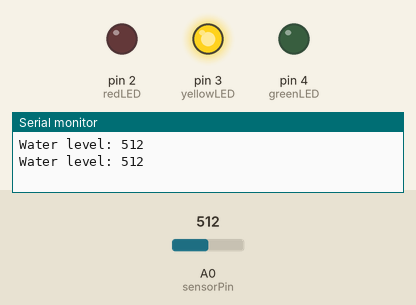
Simulated run of this sketch. Board: Arduino Uno, built with avr-gcc and run on an emulated ATmega328P. Parts: output pins drawn as LEDs (lit = HIGH), the last lines printed to the serial monitor. The inputs (shaded band) are chosen by the test bench; at power-on: A0 (sensorPin) = 512. Pins used as bus, display or sensor lines are not drawn.

Above: at 1.8 s.
1.9 s: A0 (sensorPin) set to 529
At 2.8 s:
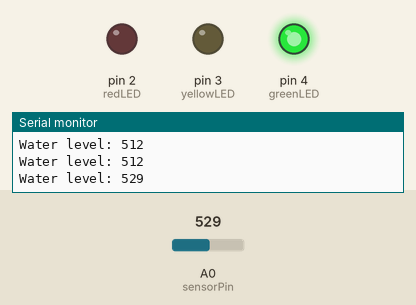
3.5 s: A0 (sensorPin) set to 410
At 5.1 s:
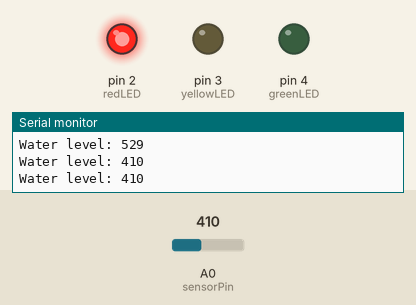
5.5 s: A0 (sensorPin) set to 439
At 7.2 s:
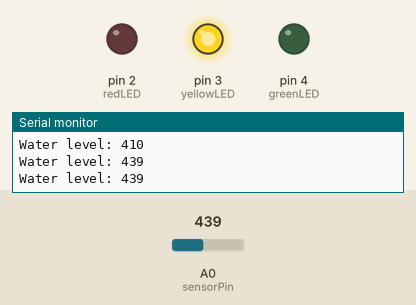
7.5 s: A0 (sensorPin) set to 530
At 8.5 s:
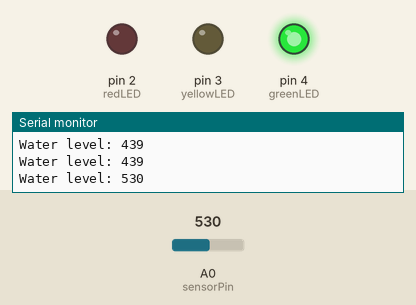
Timing chart, 0 to 10.5 s (numbered marks = the images above; inputs shaded):
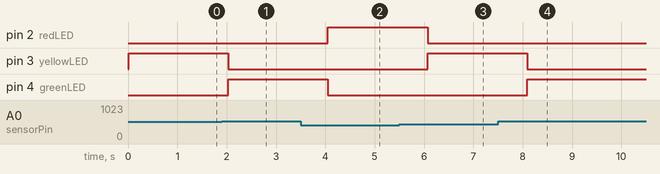

Measured:
- the behaviour switches between 519 and 520 on A0 (sensorPin) (found by bisection; images 0 and 1)
- the behaviour switches between 420 and 421 on A0 (sensorPin) (found by bisection; images 2 and 3)
- after the input at 1.9 s, pin 3 (yellowLED): HIGH → LOW after 0.13 s; pin 4 (greenLED): LOW → HIGH after 0.13 s
- after the input at 3.5 s, pin 2 (redLED): LOW → HIGH after 0.55 s; pin 4 (greenLED): HIGH → LOW after 0.55 s
- after the input at 5.5 s, pin 2 (redLED): HIGH → LOW after 0.57 s; pin 3 (yellowLED): LOW → HIGH after 0.57 s
- after the input at 7.5 s, pin 3 (yellowLED): HIGH → LOW after 0.59 s; pin 4 (greenLED): LOW → HIGH after 0.59 s

The sketch:

SUMERACRUZ_JAMIEL_PROJ10-1.ino
```cpp
//MON 2-5 IT371L
//KAYCEE BULANTE
//PROJECT PROJECT 10.1
/* Change these values based on your calibration values */
int lowerThreshold = 420;
int upperThreshold = 520;

// Sensor pins
#define sensorPower 7
#define sensorPin A0

// Value for storing water level
int val = 0;

// Declare pins to which LEDs are connected
int redLED = 2;
int yellowLED = 3;
int greenLED = 4;

void setup() {
  Serial.begin(9600);
  pinMode(sensorPower, OUTPUT);
  digitalWrite(sensorPower, LOW);

  // Set LED pins as an OUTPUT
  pinMode(redLED, OUTPUT);
  pinMode(yellowLED, OUTPUT);
  pinMode(greenLED, OUTPUT);
}
void loop() {
    //get the reading from the function below and print it
    int level = readSensor();

    Serial.print("Water level: ");
    Serial.println(level);

    delay(1000);
 }
    //This is a function used to get the reading
    int readSensor() {
      digitalWrite(sensorPower, HIGH); // Turn the sensor ON
      delay(10); // wait 10 milliseconds
      val = analogRead(sensorPin); // Read the analog value form sensor
      digitalWrite(sensorPower, LOW);// Turn the sensor OFF

      if(val<=lowerThreshold){
        digitalWrite(redLED,HIGH);
        digitalWrite(yellowLED,LOW);
        digitalWrite(greenLED,LOW);
      }else if(val>lowerThreshold && val<upperThreshold){
        digitalWrite(yellowLED,HIGH);
        digitalWrite(redLED,LOW);
        digitalWrite(greenLED,LOW);
      }else if(val>=upperThreshold){
        digitalWrite(greenLED,HIGH);
        digitalWrite(yellowLED,LOW);
        digitalWrite(redLED,LOW);
      }
return val; // send current reading
}
```
